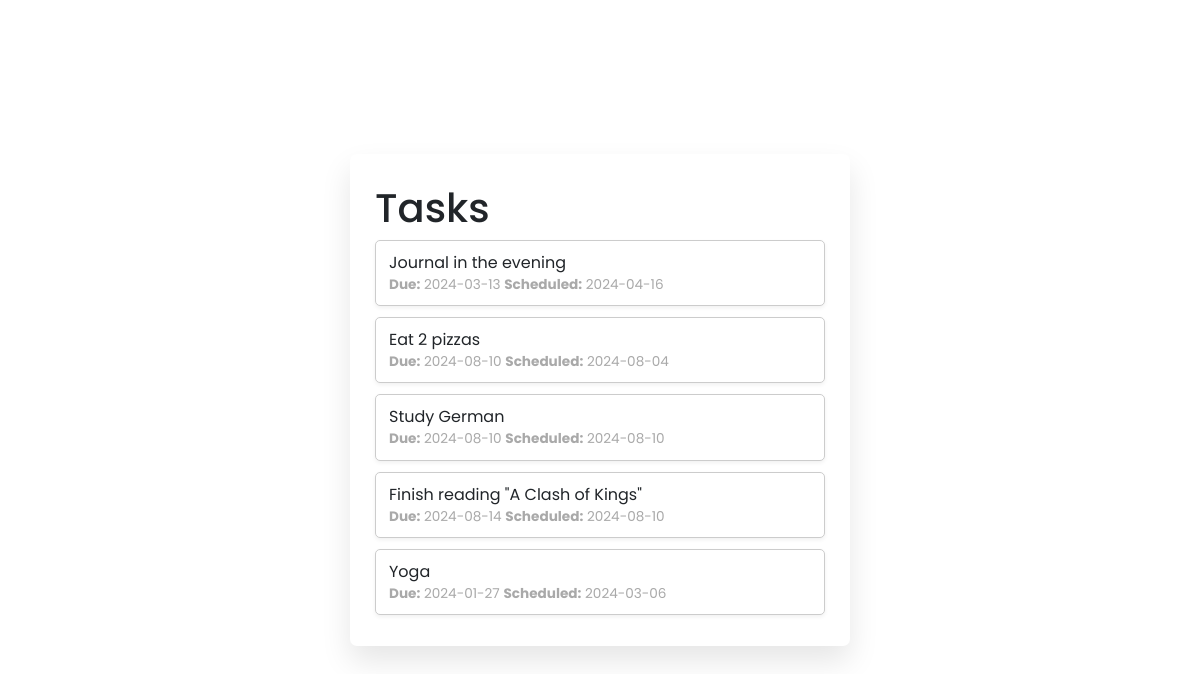
The page / on the database its author committed.
### Mythic/models.py (models this page shows, shortened)
class Task(models.Model):
    description = models.TextField(default="New task")
    completed = models.BooleanField(default=False)
    scheduled = models.BooleanField(default=False)
    due_date = models.DateTimeField(auto_now=False, auto_now_add=False, null=True, blank=True)
    scheduled_date = models.DateTimeField(auto_now=False, auto_now_add=False, null=True, blank=True)
    start_time = models.DateTimeField(auto_now=False, auto_now_add=False, null=True, blank=True)
    end_time = models.DateTimeField(auto_now=False, auto_now_add=False,null=True, blank=True)
    category = models.CharField(max_length=64, blank=True, null=True)
    project = models.CharField(max_length=64, blank=True, null=True)
    is_header = models.BooleanField(default=False)
    parent = models.ForeignKey('self', on_delete=models.CASCADE, null=True, blank=True, related_name='children')
    next_task = models.ForeignKey('self', on_delete=models.CASCADE, null=True, blank=True, related_name='previous_task')
    order = models.IntegerField(null=True, blank=True)
    def get_datetime(self):
        return {
            "due_date": self.due_date.strftime("%Y-%m-%d"),
            "scheduled_date": self.scheduled_date.strftime("%Y-%m-%d")
        }

### Mythic/views.py (the view)
# urls.py: path("", views.index, name="index"),
def index(request):
    tasks = search(request)
    return render(request, "mythic/test_create_task.html", {
        "form": NewTaskForm(),
        "tasks": tasks
    })

### Mythic/views.py (called while the page is built)
def search(request):
    tasks = Task.objects.all().order_by('order')
    return tasks

### Mythic/templates/mythic/test_create_task.html (shortened to what this page needs)
{% extends "mythic/layout.html" %}
{% load static %}
{% block body %}
    <div class="sortable-list">
        <h1>Tasks</h1>
        {% for task in tasks %}
            <div class="item" draggable="true">
                <div id="edit-task-body-{{ task.id }}" onclick="edit_task({{ task.id }})" class="details">
                    <span class="description">
                        {{ task.description }}
                    </span>
                    <span class="date"><b>Due:</b> {{ task.get_datetime.due_date }}  <b>Scheduled:</b> {{ task.get_datetime.scheduled_date}}</span>
                </div>
            </div>
        {% endfor %}
        </div>
{% endblock %}

### Mythic/static/mythic/styles3.css (style rules this page uses)
* { margin: 0; padding: 0; box-sizing: border-box; font-family: 'Poppins', sans-serif; }
body { display: flex; align-items: center; justify-content: center; min-height: 100vh; }
.sortable-list { width: 500px; padding: 25px; background: #fff; border-radius: 7px; padding: 30px 25px 20px; box-shadow: 0 15px 30px rgba(0, 0, 0, 0.1); }
.sortable-list .item { cursor: move; background: #fff; align-items: center; border-radius: 5px; padding: 10px 13px; margin-bottom: 11px; box-shadow: 0 2px 4px rgba(0,0,0,0.06); border: 1px solid #ccc; justify-content: space-between; display: flex; }
.details { display: grid; grid: "proj-col description" auto "........ dates " auto / 1fr minmax(100px, 300px) 1fr; }
.date { grid-area: dates; font-size: 0.85em; color: #A9A9A9; }
.description { grid-area: description; text-align: left; }

### rows shown on the page
Task: description "Journal in the evening", get_datetime.due_date "2024-03-13", get_datetime.scheduled_date "2024-04-16"
Task: description "Eat 2 pizzas", get_datetime.due_date "2024-08-10", get_datetime.scheduled_date "2024-08-04"
Task: description "Study German", get_datetime.due_date "2024-08-10", get_datetime.scheduled_date "2024-08-10"
Task: description "Finish reading \"A Clash of Kings\"", get_datetime.due_date "2024-08-14", get_datetime.scheduled_date "2024-08-10"
Task: description "Yoga", get_datetime.due_date "2024-01-27", get_datetime.scheduled_date "2024-03-06"
